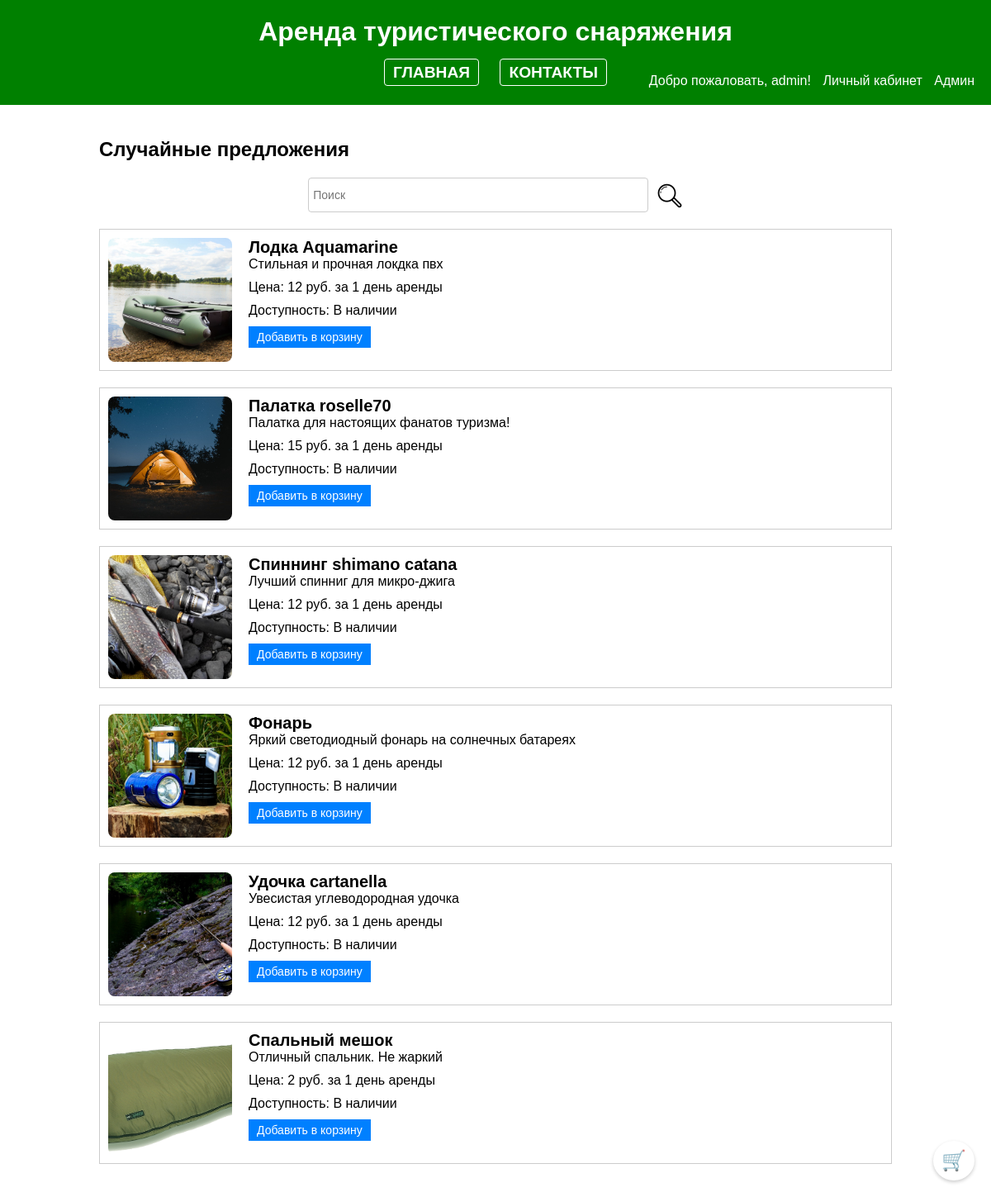
Screenshot of /php/index.php (signed in) with the database file from the repository.
### tables this page shows
CREATE TABLE Equipment (
    equipment_id INT AUTO_INCREMENT PRIMARY KEY,
    equipment_name VARCHAR(50) UNIQUE	NOT NULL,
    category VARCHAR(20) NOT NULL,
    equipment_description TEXT,
    price int NOT NULL,
	quantity INT NOT NULL,
    photo text,
    availability BOOLEAN
);

### php/index.php (the view, shortened to what this page needs)
<!DOCTYPE html>
<html>
<head>
</head>
<body>
  <header>
    <h1>Аренда туристического снаряжения</h1>
    <div class="navigation">
      <a href="index.php">Главная</a>
     <a href="contact.php">Контакты</a>
    </div>
    <div class="login-register">
      <?php
        if(isset($_SESSION['username']) && !empty($_SESSION['username'])) {
          echo 'Добро пожаловать, ' . $_SESSION['username'] . '!';
          echo ' <a href="dashboard.php">Личный кабинет</a>';
          if ($_SESSION['username'] === "admin"){
           echo '<a href="admin.php"> Админ</a>';}
        } else {
          echo '<a href="login1.php">Войти</a>';
          echo '<a href="register2.php">Регистрация</a>';
        }
      ?>
    </div>
  </header>
  <div class="container">
    <h2>Случайные предложения</h2>
    <form method="GET" action="index.php" class="search-form">
      <input type="text" name="search" placeholder="Поиск " class="search-input">
      <button type="submit" class="search-submit"><img src="search.png" alt="Поиск"></button>
    </form>
    <?php
      $servername = "localhost";
      $username = "root";
      $password = "12345";
      $dbname = "rental_app";
      $conn = new mysqli($servername, $username, $password, $dbname);
      $sql = "SELECT * FROM Equipment";
      $result = $conn->query($sql);
      if ($result->num_rows > 0) {
        while ($row = $result->fetch_assoc()) {
          echo '<div class="equipment-item">';
          echo '<div class="equipment-image"><img src="' . $row["photo"] . '" alt="Фото снаряжения" ></div>';
          echo '<div class="equipment-details">';
          echo '<div class="equipment-title">' . $row["equipment_name"] . '</div>';
          echo '<div class="equipment-description">' . $row["equipment_description"] . '</div>';
          echo '<div class="equipment-price">Цена: ' . $row["price"] . ' руб. за 1 день аренды </div>';
          echo '<div class="equipment-availability">Доступность: ' . ($row["availability"] ? 'В наличии' : 'Нет в наличии') . '</div>';
          echo '<form action="process_order.php" method="POST">';
          echo '<input type="submit" name="add_to_cart" value="Добавить в корзину" class="add-to-cart-button '. ($row["availability"] ? '' : 'disabled') . '" ' . ($row["availability"] ? '' : 'disabled') . '>';
          echo '</form>';
          echo '</div>';
          echo '</div>';
        }
      } else {
        echo "Ничего не найдено";
      }
    ?>
  </div>
  <a href="cart.php" class="cart-button">&#128722;</a>
</body>
</html>

### php/index.php (style rules this page uses)
body { background-color: #ffffff; color: #000000; font-family: Arial, sans-serif; margin: 0; padding: 0; }
header { background-color: #008000; color: #ffffff; padding: 20px; text-align: center; }
h1 { margin: 0; }
.navigation { text-align: center; margin-top: 20px; font-size: 1.2rem; text-transform: uppercase; font-weight: 700; }
.navigation a { margin: 0 10px; text-decoration: none; color: #ffffff; border: 1px solid #ffffff; padding: 5px 10px; border-radius: 4px; transition: background-color 0.3s ease, color 0.3s ease, border-color 0.3s ease; }
.container { max-width: 960px; margin: 0 auto; padding: 20px; }
.equipment-item { border: 1px solid #cccccc; padding: 10px; margin-bottom: 20px; display: flex; }
.equipment-image { width: 150px; height: 150px; overflow: hidden; border-radius: 8px; }
.equipment-image img { width: 100%; height: 100%; object-fit: cover; }
.equipment-details { flex-grow: 1; margin-left: 20px; }
.equipment-title { font-size: 20px; font-weight: bold; }
.equipment-description { margin-bottom: 10px; text-align: justify; }
.equipment-price { margin-bottom: 10px; }
.equipment-availability { margin-bottom: 10px; }
.login-register { text-align: right; margin-top: -10px; }
.login-register a { margin-left: 10px; text-decoration: none; color: #ffffff; }
.cart-button { position: fixed; bottom: 20px; right: 20px; font-size: 24px; color: #000000; text-decoration: none; background-color: #FFFFFF; border: none; border-radius: 50%; padding: 10px; box-shadow: 0px 2px 4px rgba(0, 0, 0, 0.2); transition: background-color 0.3s ease, color 0.3s ease; }
.add-to-cart-button { background-color: #0080FF; color: #FFFFFF; padding: 5px 10px; border: none; cursor: pointer; font-size: 14px; transition: background-color 0.3s ease, color 0.3s ease; }
.search-form { text-align: center; margin-bottom: 20px; }
.search-input { padding: 5px; width: 400px; height: 30px; border: 1px solid #cccccc; border-radius: 4px; font-size: 14px; }
.search-submit { background: none; border: none; cursor: pointer; padding: 0; margin-left: 5px; }
.search-submit img { width: 32px; height: 32px; vertical-align: middle; }

### rows the page displays
equipment: photo (picture), equipment_name "Лодка Aquamarine", equipment_description "Стильная и прочная локдка пвх", price "12", shows "В наличии", add_to_cart "Добавить в корзину"
equipment: photo (picture), equipment_name "Палатка roselle70", equipment_description "Палатка для настоящих фанатов туризма!", price "15", shows "В наличии", add_to_cart "Добавить в корзину"
equipment: photo (picture), equipment_name "Спиннинг shimano catana", equipment_description "Лучший спинниг для микро-джига", price "12", shows "В наличии", add_to_cart "Добавить в корзину"
equipment: photo (picture), equipment_name "Фонарь", equipment_description "Яркий светодиодный фонарь на солнечных батареях", price "12", shows "В наличии", add_to_cart "Добавить в корзину"
equipment: photo (picture), equipment_name "Удочка cartanella", equipment_description "Увесистая углеводородная удочка", price "12", shows "В наличии", add_to_cart "Добавить в корзину"
equipment: photo (picture), equipment_name "Спальный мешок", equipment_description "Отличный спальник. Не жаркий", price "2", shows "В наличии", add_to_cart "Добавить в корзину"

### other values shown
$_SESSION['username'] "admin"
